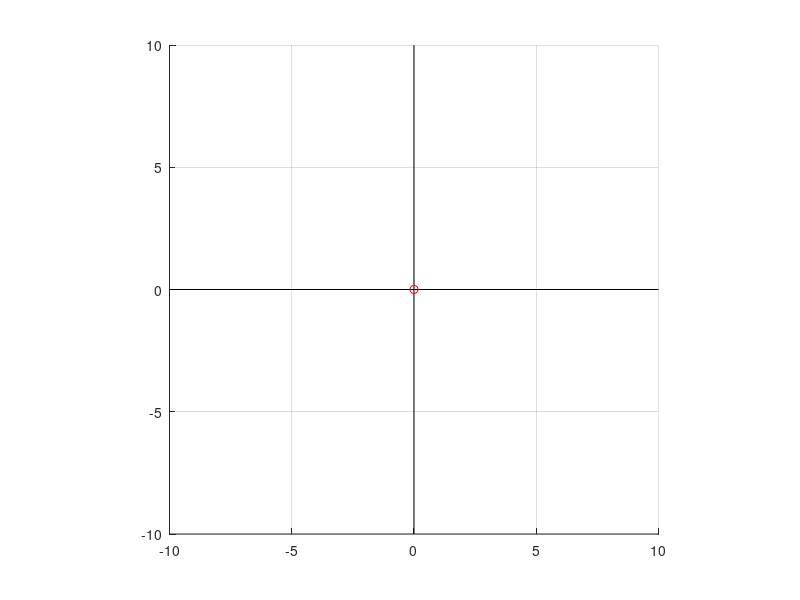

MATLAB code for this plot: (Note: this script raises an error after producing the figure.)
axis([-10 10 -10 10])
grid
line([0 0],[-10 10],'color','k');
line([-10 10],[0 0],'color','k');
hold on
axis equal
plot(0,0,'ro')
%給定3個點
[xx,yy,BUTTON] = ginput(3);
plot([xx(1) xx(2)], [yy(1) yy(2)], 'r');
plot([xx(2) xx(3)], [yy(2) yy(3)], 'r');
plot([xx(1) xx(3)], [yy(1) yy(3)], 'r');
%ABC面積
tt=1/2*abs(det([xx(2)-xx(1) yy(2)-yy(1); xx(3)-xx(1) yy(3)-yy(1)]));
%OA+OB+OC面積
aa=1/2*(abs(det([xx(1) yy(1); xx(2) yy(2)]))+abs(det([xx(2) yy(2); xx(3) yy(3)]))+abs(det([xx(3) yy(3); xx(1) yy(1)])));
%若ABC面積=OA+OB+OC面積，O在ABC內
if tt<=(aa+10^(-5)) && tt>=(aa-10^(-5))
    disp("The original point is in the triangle.")
else
    disp("The original point is not in the triangle.")
end
 A=[xx(1) yy(1)];
 B=[xx(2) yy(2)];
 C=[xx(3) yy(3)];
 ab=norm(B-A);
 bc=norm(B-C);
 ca=norm(C-A);
 %內心座標
 int=[(bc.*xx(1)+ca.*xx(2)+ab.*xx(3))./(bc+ca+ab) (bc.*yy(1)+ca.*yy(2)+ab.*yy(3))./(bc+ca+ab)]
 %內心半徑
 oi=2*tt./(ab+bc+ca)
 %外心座標
 oo=[(xx(1)^2+yy(1)^2) yy(1) 1;(xx(2)^2+yy(2)^2) yy(2) 1;(xx(3)^2+yy(3)^2) yy(3) 1];
 ii=[xx(1) (xx(1)^2+yy(1)^2) 1;xx(2) (xx(2)^2+yy(2)^2) 1;xx(3) (xx(3)^2+yy(3)^2) 1];
 cir=[det(oo)./(4*tt) det(ii)./(4*tt)]
 oj=(ab*bc*ca)./(4*tt);
 %畫出內切圓
 alpha=0:pi/1000:2*pi;
 x=oi*cos(alpha)+int(1);
 y=oi*sin(alpha)+int(2);
 plot(int(1),int(2),'g+',x,y); 
 text(int(1),int(2),'內心','color','g', 'HorizontalAlignment', 'right'); 
 %畫出外接圓
 x1=oj*cos(alpha)+cir(1);
 y1=oj*sin(alpha)+cir(2);
 plot(cir(1),cir(2),'b+',x1,y1);
 text(cir(1),cir(2),'外心','color','b', 'HorizontalAlignment', 'right'); 

